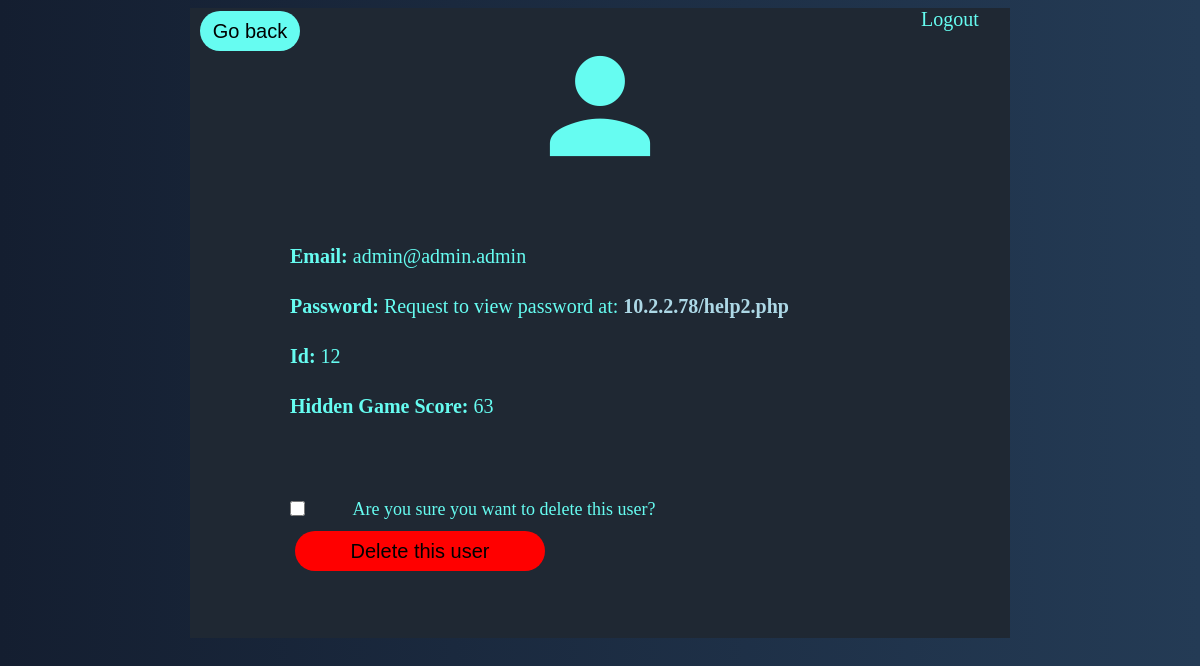
Page /userinfo.php (signed in) on the committed database.
### tables this page shows
CREATE TABLE `users` (
  `id` bigint NOT NULL AUTO_INCREMENT,
  `user_id` bigint NOT NULL,
  `user_name` varchar(50) NOT NULL,
  `password` varchar(100) NOT NULL,
  `gamescore` int DEFAULT NULL,
  PRIMARY KEY (`id`)
);

### functions.php (called while the page is built, shortened)
<?php
function check_login($con)
{
	if(isset($_SESSION['user_id']))
	{
		$id = $_SESSION['user_id'];
		$query = "select * from users where user_id = '$id' limit 1";
		$result = mysqli_query($con,$query);
		if($result && mysqli_num_rows($result) > 0)
		{
			$user_data = mysqli_fetch_assoc($result);
			return $user_data;
		}
	}
	die;
}

### userinfo.php (the view, shortened to what this page needs)
<?php
	include("connection.php");
	include("functions.php");
	$user_data = check_login($con);
?>
<!DOCTYPE html>
<html>
<head>
    <link rel="stylesheet" href="index.css">
</head>
<body>
    <center>
        <div id="bigbox">
            <a class="logout" href="logout.php">Logout</a>
            <button id="backbuttonuserinfo" type="button" onclick="location.href = 'index.php'">Go back</button>
            <div id="userinfoicon">
                <a class="material-icons" style="font-size:150px">person</a>
            </div>
            <div id="alltextuserinfo">
                <div id="textuserinfo"><strong>Email: </strong><?php echo $user_data['user_name'] ?></div>
                <div id="textuserinfo"><strong>Password: </strong>Request to view password at: <a class="link" href="help2.php">10.2.2.78/help2.php</a></div>
                <div id="textuserinfo"><strong>Id: </strong><?php echo $user_data['id'] ?></div>
                <div id="textuserinfo"><strong>Hidden Game Score: </strong><?php echo $user_data['gamescore'] ?></div>
            </div>
        <form method="post">
            <div id="areyousuredelete">
                    <input id="checkBoxuser" type="checkbox" onclick="areyousure()">
                    <label for="checkBoxuser" id="checkboxtextuser"><p class="agree">Are you sure you want to delete this user?</p></label>
            </div>
            <button id="deleteuserbutton" type="submit" value="DeleteUser" disabled>Delete this user</button>
        </form>
        </div>
    </center>
</body>
</html>

### index.css (style rules this page uses)
body { background-color: transparent; }
html { height:100%; background: linear-gradient(to right, #141e30, #243b55); }
.agree { margin-left: 10px; font-size: 18px; }
.link { text-decoration: none; color: lightblue; font-weight: bold; }
#bigbox { width: 820px; background-color: #1F2833; height: 630px; }
.material-icons { color: #66FCF1; text-decoration: none; }
.logout { margin-left: 700px; text-decoration: none; font-size: 20px; color: #66FCF1; }
#backbuttonuserinfo { color: #000000; background-color: #66FCF1; width: 100px; height: 40px; border: none; border-radius: 100px; font-size: 20px; cursor: pointer; float: left; margin: 10px; margin-top: -20px; }
#alltextuserinfo { align-content: center; color: #66FCF1; font-size: 20px; text-align: left; float: left; margin-top: 50px; margin-left: 100px; line-height: 50px; }
#userinfoicon { width: 150px; height: 150px; }
#deleteuserbutton { color: #000000; background-color: red; width: 250px; height: 40px; border: none; border-radius: 100px; font-size: 20px; cursor: pointer; margin-top: 20px; margin-right: 360px; }
#deleteuserbutton:disabled { cursor: not-allowed; background-color: red; }
#areyousuredelete { margin-top: 50px; width: 500px; height: 30px; float: left; margin-left: 10px; cursor: pointer; }
#checkBoxuser { width: 15px; height: 15px; float: left; cursor: pointer; margin-top: 20px; margin-left: 90px; }
#checkboxtextuser { cursor: pointer; color: #66FCF1; }

### rows in the picture
users: user_name "admin@admin.admin", id "12", gamescore "63"
